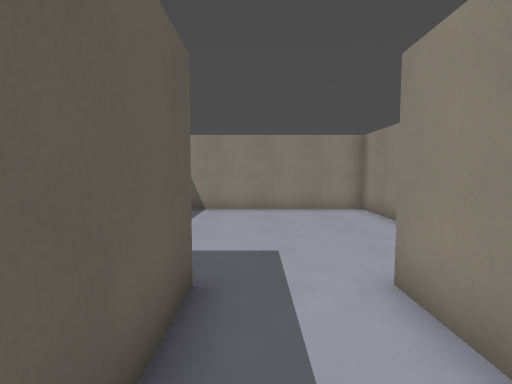
view 1 (above)

12 first-person views from a walk through a Godot game level. The camera is 1.5 m above the floor, tilts 4° down and sees 85° across. The floor is counted in squares, 1 m on a side. Each view is taken from the middle of a square. On the plan, view 1 faces up. The plan holds only what a view shows up to about 14 squares ahead; the rest is blank. Characters and animated objects are left out.

view 2
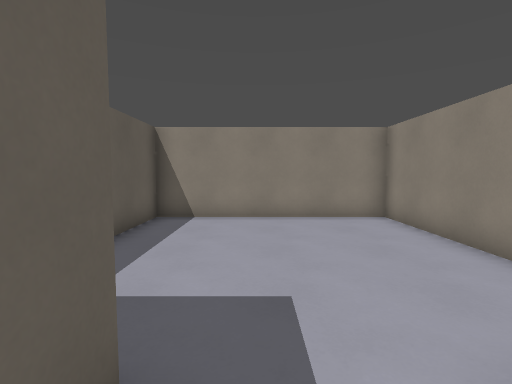

view 3
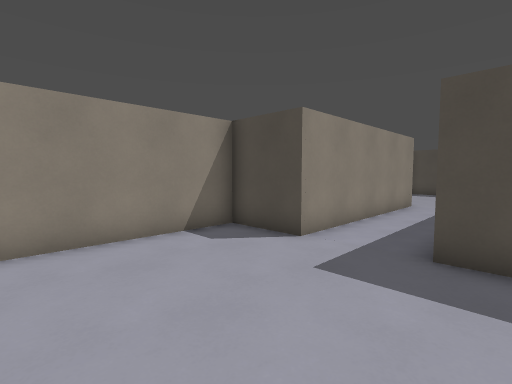

view 4
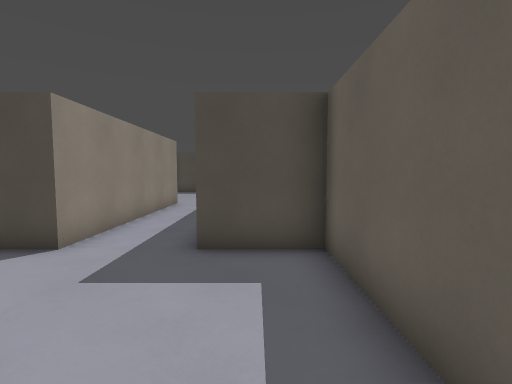

view 5
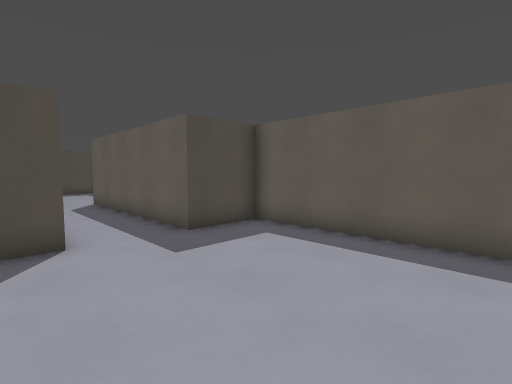

view 6
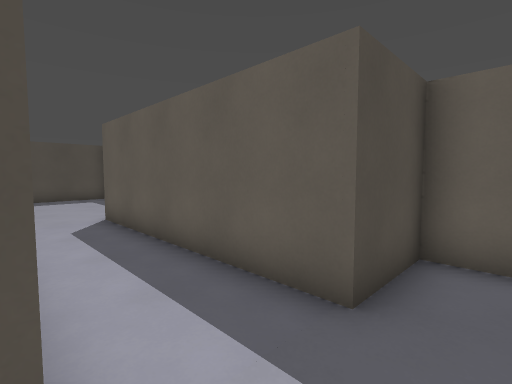

view 7
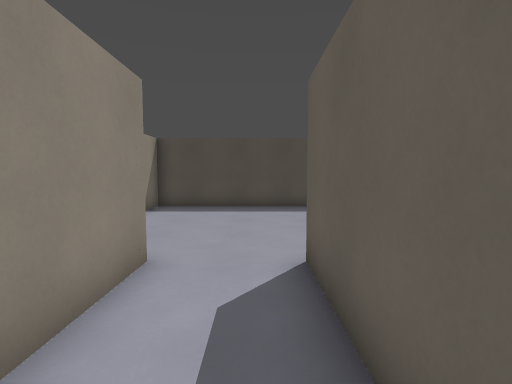

view 8
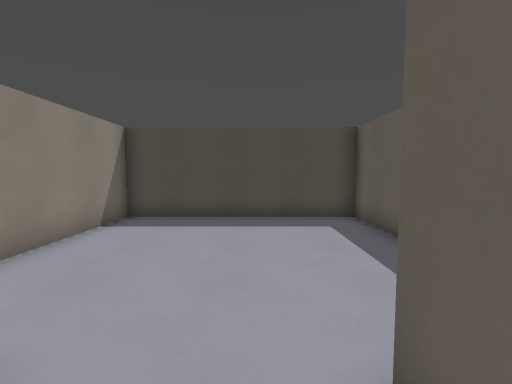

view 9
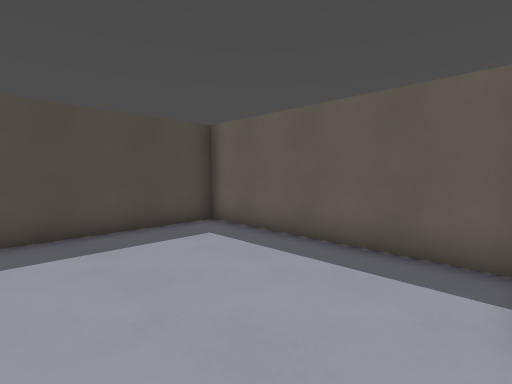

view 10
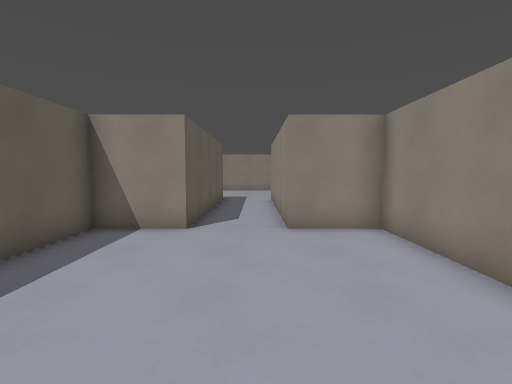

view 11
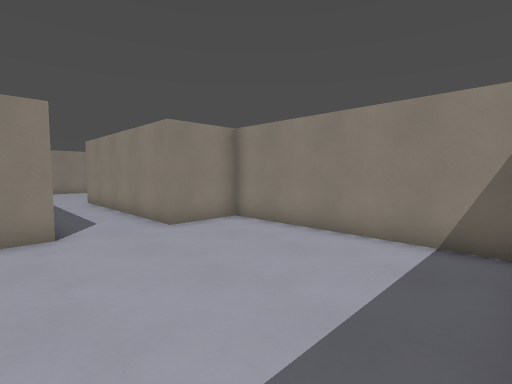

view 12
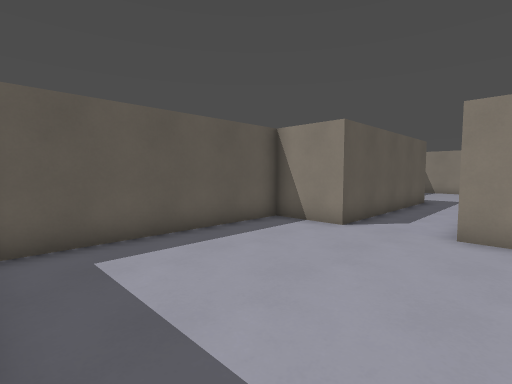

### Floor plan
Points are (right, up) in squares from view 1. A wall is a line through its corners. A room is listed if a view was taken in it or the views show most of it. See-through windows are left out.
Room 1 (views 1, 2, 3, 4, 5, 6, 7, 8)
walls: (1.8, -4.7) (1.8, 3.7) (4.4, 3.7) (4.4, 11.3) (-3.4, 11.3) (-3.4, 3.7) (-0.9, 3.7) (-0.9, -4.7)
ways out: opening at (0.5, -4) to room 2
Room 2 (views 9, 10, 11, 12)
walls: (-0.9, -4.7) (-3.4, -4.7) (-3.4, -12.3) (4.4, -12.3) (4.4, -4.7) (1.8, -4.7)
ways out: opening at (0.5, -4) to room 1

Positions as (right, up) in squares from view 1, and headings:
1: (0, 0), facing up
2: (0, 2), facing up
3: (-2, 9), facing down-right
4: (-2, 9), facing down
5: (3, 10), facing down-left
6: (2, 5), facing down-left
7: (0, 0), facing down
8: (0, -3), facing down
9: (2, -5), facing down-left
10: (1, -12), facing up
11: (-2, -12), facing up-right
12: (3, -12), facing up-left
